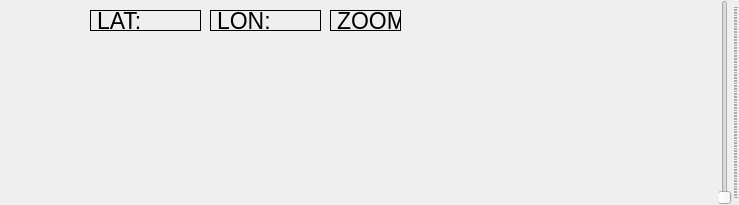
<?xml version="1.0" encoding="UTF-8"?>
<ui version="4.0">
 <class>QGCMapTool</class>
 <widget class="QWidget" name="QGCMapTool">
  <property name="geometry">
   <rect>
    <x>0</x>
    <y>0</y>
    <width>739</width>
    <height>205</height>
   </rect>
  </property>
  <property name="windowTitle">
   <string>Form</string>
  </property>
  <layout class="QGridLayout" name="gridLayout" rowstretch="100,0">
   <property name="leftMargin">
    <number>0</number>
   </property>
   <property name="topMargin">
    <number>0</number>
   </property>
   <property name="rightMargin">
    <number>0</number>
   </property>
   <property name="bottomMargin">
    <number>0</number>
   </property>
   <property name="horizontalSpacing">
    <number>3</number>
   </property>
   <property name="verticalSpacing">
    <number>0</number>
   </property>
   <item row="0" column="0">
    <widget class="QGCMapWidget" name="map" native="true">
     <widget class="QLabel" name="longitudeLabel">
      <property name="geometry">
       <rect>
        <x>210</x>
        <y>10</y>
        <width>111</width>
        <height>21</height>
       </rect>
      </property>
      <property name="font">
       <font>
        <pointsize>17</pointsize>
       </font>
      </property>
      <property name="frameShape">
       <enum>QFrame::Box</enum>
      </property>
      <property name="text">
       <string>LON:</string>
      </property>
     </widget>
     <widget class="QLabel" name="latitudeLabel">
      <property name="geometry">
       <rect>
        <x>90</x>
        <y>10</y>
        <width>111</width>
        <height>21</height>
       </rect>
      </property>
      <property name="font">
       <font>
        <pointsize>17</pointsize>
       </font>
      </property>
      <property name="frameShape">
       <enum>QFrame::Box</enum>
      </property>
      <property name="text">
       <string>LAT:</string>
      </property>
     </widget>
     <!-- widget class="QLabel" name="satsLabel">
      <property name="geometry">
       <rect>
        <x>390</x>
        <y>10</y>
        <width>61</width>
        <height>21</height>
       </rect>
      </property>
      <property name="font">
       <font>
        <pointsize>17</pointsize>
       </font>
      </property>
      <property name="frameShape">
       <enum>QFrame::Box</enum>
      </property>
      <property name="text">
       <string>SATS:</string>
      </property>
     </widget -->
     <!-- widget class="QLabel" name="hdopLabel">
      <property name="geometry">
       <rect>
        <x>460</x>
        <y>10</y>
        <width>71</width>
        <height>21</height>
       </rect>
      </property>
      <property name="font">
       <font>
        <pointsize>17</pointsize>
       </font>
      </property>
      <property name="frameShape">
       <enum>QFrame::Box</enum>
      </property>
      <property name="text">
       <string>HDOP:</string>
      </property>
     </widget -->
     <!-- widget class="QLabel" name="fixLabel">
      <property name="geometry">
       <rect>
        <x>330</x>
        <y>10</y>
        <width>51</width>
        <height>21</height>
       </rect>
      </property>
      <property name="font">
       <font>
        <pointsize>17</pointsize>
       </font>
      </property>
      <property name="frameShape">
       <enum>QFrame::Box</enum>
      </property>
      <property name="text">
       <string>FIX:</string>
      </property>
     </widget -->
     <widget class="QLabel" name="zoomLabel">
      <property name="geometry">
       <rect>
        <x>330</x>
        <y>10</y>
        <width>71</width>
        <height>21</height>
       </rect>
      </property>
      <property name="font">
       <font>
        <pointsize>17</pointsize>
       </font>
      </property>
      <property name="frameShape">
       <enum>QFrame::Box</enum>
      </property>
      <property name="text">
       <string>ZOOM:</string>
      </property>
     </widget>
    </widget>
   </item>
   <item row="1" column="0">
    <widget class="QGCMapToolBar" name="toolBar" native="true"/>
   </item>
   <item row="0" column="1" rowspan="2">
    <widget class="QSlider" name="zoomSlider">
     <property name="maximum">
      <number>600</number>
     </property>
     <property name="pageStep">
      <number>5</number>
     </property>
     <property name="orientation">
      <enum>Qt::Vertical</enum>
     </property>
     <property name="tickPosition">
      <enum>QSlider::TicksBelow</enum>
     </property>
     <property name="tickInterval">
      <number>0</number>
     </property>
    </widget>
   </item>
  </layout>
 </widget>
 <customwidgets>
  <customwidget>
   <class>QGCMapToolBar</class>
   <extends>QWidget</extends>
   <header>QGCMapToolBar.h</header>
   <container>1</container>
  </customwidget>
  <customwidget>
   <class>QGCMapWidget</class>
   <extends>QWidget</extends>
   <header>QGCMapWidget.h</header>
   <container>1</container>
  </customwidget>
 </customwidgets>
 <resources/>
 <connections/>
</ui>
